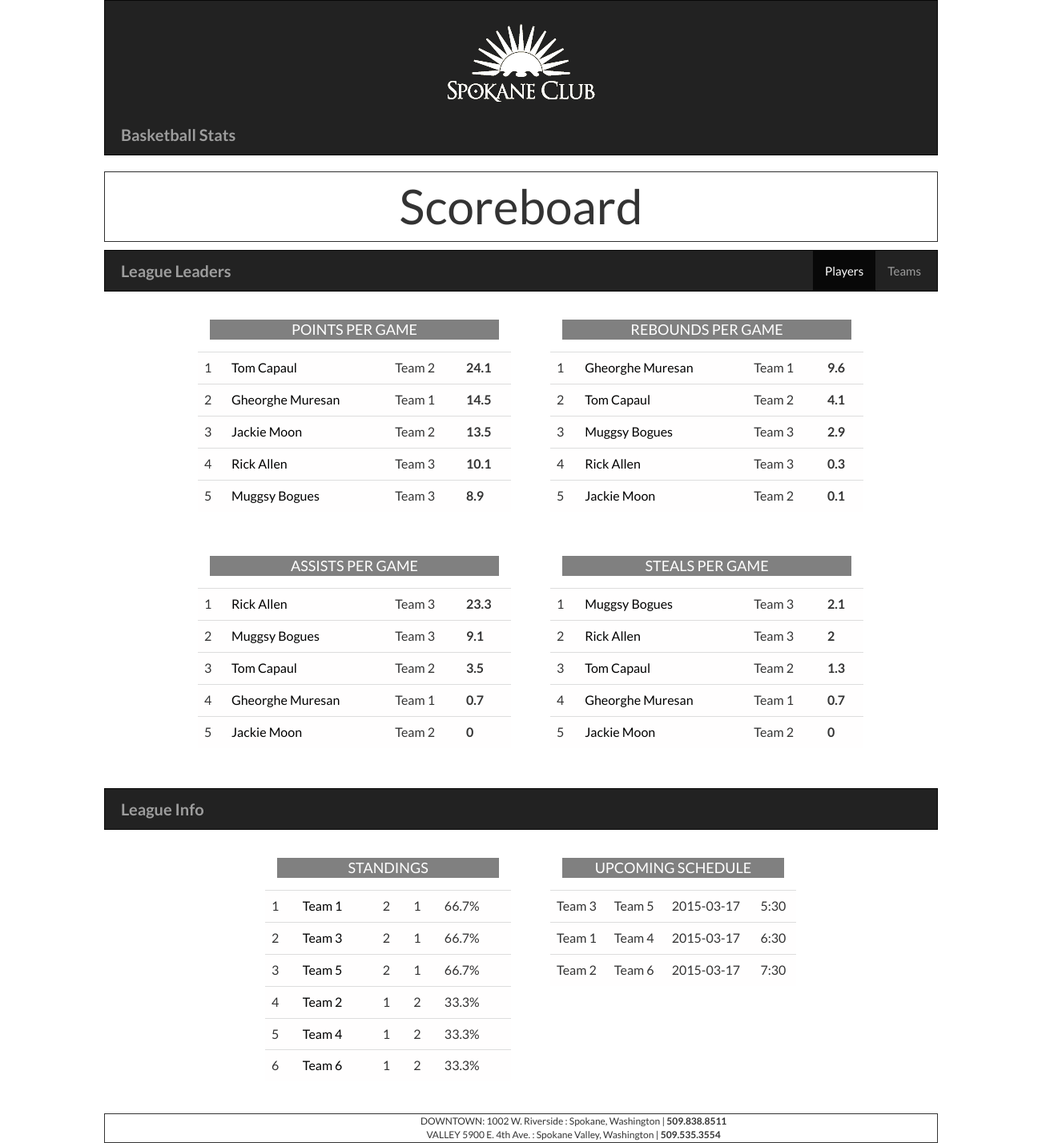
The page / on the database its author committed.
### tables this page shows
CREATE TABLE "Team_Stats" (
	`Team`	INTEGER,
	`Games_Played`	INTEGER,
	`Wins`	INTEGER,
	`Points`	REAL,
	`Losses`	INTEGER,
	`FGM`	REAL,
	`FGA`	REAL,
	`TPM`	REAL,
	`TPA`	REAL,
	`FTM`	REAL,
	`FTA`	REAL,
	`Assists`	REAL,
	`Steals`	REAL,
	`Rebounds`	REAL,
	`Blocks`	REAL,
	PRIMARY KEY(Team)
);

CREATE TABLE "Schedule" (
	`Game_ID`	INTEGER,
	`Home`	INTEGER,
	`Away`	INTEGER,
	`Date`	NUMERIC,
	`Time`	INTEGER,
	PRIMARY KEY(Game_ID)
);

### assets/php/main_leader_queries.php (the view, shortened to what this page needs)
<?php
	$db = new PDO('sqlite:assets/db/ewuscbb.db');
	$ppg = $db->query('select ps.First_Name, ps.Last_Name, Team, round(Points/Games_Played, 1) as PPG
			from Player_Stats as ps left outer join Player_Info as pi on ps.First_Name = 	pi.First_Name and ps.Last_Name = pi.Last_Name
			order by PPG desc
			limit 5');
	$apg = $db->query('select ps.First_Name, ps.Last_Name, Team, round(Assists/Games_Played, 1) as APG
			from Player_Stats as ps left outer join Player_Info as pi on ps.First_Name = 	pi.First_Name and ps.Last_Name = pi.Last_Name
			order by APG desc
			limit 5');
	$rpg = $db->query('select ps.First_Name, ps.Last_Name, Team, round(Rebounds/Games_Played, 1) as RPG
			from Player_Stats as ps left outer join Player_Info as pi on ps.First_Name = 	pi.First_Name and ps.Last_Name = pi.Last_Name
			order by RPG desc
			limit 5');
	$spg = $db->query('select ps.First_Name, ps.Last_Name, Team, round(Steals/Games_Played, 1) as SPG
			from Player_Stats as ps left outer join Player_Info as pi on ps.First_Name = 	pi.First_Name and ps.Last_Name = pi.Last_Name
			order by SPG desc
			limit 5');
	$standings = $db->query('select Team, Games_Played, Wins, Losses, round(Wins*1.0/Games_Played,3) as pw from Team_Stats order by pw desc');
	$schedule = $db->query("select Home, Away, Date, Time from Schedule where Date >= date() order by Date asc");
	function getPPG(){
		  try
		  {
		    global $ppg;
			$i = 1;
		    foreach($ppg as $row)
		    {
		      print "<tr><td>".$i."</td>";
		      print "<td><a href='#'>".$row['First_Name']." ".$row['Last_Name']."</a></td>";
		      print "<td>Team ".$row['Team']."</td>";
		      print "<td><b>".$row['PPG']."</b></td></tr>";
		      $i++;
		    }
		  }
		  catch(PDOException $e)
		  {
		    print 'Exception : '.$e->getMessage();
		  }
	}
	function getAPG(){
		try
		  {
		  	global $apg;
			$i = 1;
		    foreach($apg as $row)
		    {
		      print "<tr><td>".$i."</td>";
		      print "<td><a href ='#'>".$row['First_Name']." ".$row['Last_Name']."</a></td>";
		      print "<td>Team ".$row['Team']."</td>";
		      print "<td><b>".$row['APG']."</b></td>";
		      $i++;
		    }
		  }
		  catch(PDOException $e)
		  {
		    print 'Exception : '.$e->getMessage();
		  }
	}
	function getRPG(){
		try
		  {
		  	global $rpg;
			$i = 1;
		    foreach($rpg as $row)
		    {
		      print "<tr><td>".$i."</td>";
		      print "<td><a href='#'>".$row['First_Name']." ".$row['Last_Name']."</a></td>";
		      print "<td>Team ".$row['Team']."</td>";
		      print "<td><b>".$row['RPG']."</b></td></tr>";
		      $i++;
		    }
		  }
		  catch(PDOException $e)
		  {
		    print 'Exception : '.$e->getMessage();
		  }
	}
	function getSPG(){
		try
		  {
		  	global $spg;
			$i = 1;
		    foreach($spg as $row)
		    {
		      print "<tr><td>".$i."</td>";
		      print "<td><a href='#'>".$row['First_Name']." ".$row['Last_Name']."</a></td>";
		      print "<td>Team ".$row['Team']."</td>";
		      print "<td><b>".$row['SPG']."</b></td>";
		      $i++;
		    }
		  }
		  catch(PDOException $e)
		  {
		    print 'Exception : '.$e->getMessage();
		  }
	}
	function getStandings(){
		try
		  {
		  	global $standings;
			$i = 1;
		    foreach($standings as $row)
		    {
		      $pw = $row['pw']*100;
		      print "<tr><td>".$i."</td>";
		      print "<td><a href = '#'>Team ".$row['Team']."</a></td>";
		      print "<td>".$row['Wins']."</td>";
		      print "<td>".$row['Losses']."</td>";
		      print "<td>".$pw."%</td>";
		      $i++;
		    }
		  }
		  catch(PDOException $e)
		  {
		    print 'Exception : '.$e->getMessage();
		  }
	}
	function getSchedule(){
		try
		  {
		  	global $schedule;
		    foreach($schedule as $row)
		    {
			      print "<tr><td>Team ".$row['Home']."</td>";
			      print "<td>Team ".$row['Away']."</td>";
			      print "<td>".$row['Date']."</td>";
			      print "<td>".$row['Time']."</td>";
		    }
		  }
		  catch(PDOException $e)
		  {
		    print 'Exception : '.$e->getMessage();
		  }
	}
?>

### header.php (shortened to what this page needs)
<html lang="en">
	<head>
		<link href="assets/css/bootstrap.css" rel="stylesheet">
		<link href="assets/css/main.css" rel="stylesheet">
	</head>
	<body id="page-top">
		<nav class="navbar navbar-inverse">
			<div class="container-fluid">
				<div class="row logo">
					<a class="" href="http://www.spokaneclub.org"><img class="image-responsive" style="margin-top:-7px" src="assets/img/scsmall.png"></img></a>
				</div>
				<div class="row">
					<div class="navbar-header">
						<a class="navbar-brand" href="index.php">Basketball Stats</a>
					</div>
					<div class="navbar-collapse collapse">
					</div>
				</div>
			</div>
		</nav>
		<div class="scoreboard">
			<div class="container-fluid">
				<div class="row" style="border:1px solid;border-color:#2f2f2f">
					<div class="" style="text-align:center;font-size:60px">Scoreboard</div>
				</div>
			</div>
		</div>
	</body>
</html>

### index.php (shortened to what this page needs)
<?php
		require_once 'header.php';
		require_once 'assets/php/main_leader_queries.php';
?>
<html lang="en">
	<head>
		<link href="assets/css/individualstats.css" rel="stylesheet">
	</head>
	<body>
		<nav class="navbar navbar-inverse bodynav">
			<div class="container-fluid">
				<div class="row">
					<div class="navbar-header">
						<a class="navbar-brand brandtitle" href="#">League Leaders</a>
					</div>
					<ul class="nav navbar-nav navbar-right">
						<li class="space active" id="player_"><a href="#" onClick="leaderUpdate('player_')">Players</a></li>
						<li class="space" id="team_"><a href="#" onClick="leaderUpdate('team_')">Teams</a></li>
					</ul>
				</div>
			</div>
		</nav>
		<div class="container-fluid" id ="player_leaders" style="display:show">
			<div class = "text-center">
				<div class="col-lg-5 col-md-5 leadcol">
					<div class="col_header">
						<a href="#">POINTS PER GAME</a>
					</div>
					<table class="table table-hover" id="points_leaders">
						<tbody id="points_leaders_body">
							<?php getPPG() ?>
					  	</tbody>
		  			</table>
		  		</div>
		  		<div class="col-lg-5 col-md-5 leadcol">
					<table class="table table-hover" id="rebounds_leaders">
						<div class="col_header">
							<a href="#">REBOUNDS PER GAME</a>
						</div>
						<tbody id="rebounds_leaders_body">
							<?php getRPG()?>
					  	</tbody>
		  			</table>
		  		</div>
		  		<div class="col-lg-5 col-md-5 leadcol">
					<table class="table table-hover" id="assists_leaders">
						<div class="col_header">
							<a href="#">ASSISTS PER GAME</a>
						</div>
						<tbody id="assists_leaders_body">
							<?php getAPG() ?>
					  	</tbody>
		  			</table>
		  		</div>
		  		<div class="col-lg-5 col-md-5 leadcol">
					<table class="table table-hover" id="steals_leaders">
						<div class="col_header">
							<a href="#">STEALS PER GAME</a>
						</div>
						<tbody id="steals_leaders_body">
							<?php getSPG() ?>
					  	</tbody>
		  			</table>
		  		</div>
	  		</div>
		</div>
		<nav class="navbar navbar-inverse bodynav">
			<div class="container-fluid">
				<div class="row">
					<div class="navbar-header">
						<a class="navbar-brand brandtitle" href="schedule_scores.php">League Info</a>
					</div>
				</div>
			</div>
		</nav>
		<div class="container-fluid" id ="league_info_main">
			<div class = "text-center">
				<div class="col-lg-4 col-md-4 leadcol">
					<div class="col_header">
						<a href="#">STANDINGS</a>
					</div>
					<table class="table table-hover" id="standings">
						<tbody id="standings_body">
							<?php getStandings() ?>
					  	</tbody>
		  			</table>
		  		</div>
		  		<div class="col-lg-4 col-md-4 leadcol">
					<table class="table table-hover" id="upcoming_schedule">
						<div class="col_header">
							<a href="#">UPCOMING SCHEDULE</a>
						</div>
						<tbody id="upcoming_schedule_body">
							<?php getSchedule() ?>
					  	</tbody>
		  			</table>
		  		</div>
	  		</div>
		</div>
	</body>
</html>
<?php require_once 'footer.php';

### footer.php
<html>
	<footer>
		<div class="container">
			<div class="row">
				DOWNTOWN: 1002 W. Riverside : Spokane, Washington | <strong>509.838.8511</strong>
			</div>
			<div class="row">
				VALLEY 5900 E. 4th Ave. : Spokane Valley, Washington | <strong>509.535.3554</strong>
			</div>
		</div>
	</footer>
</html>

### assets/css/main.css (style rules this page uses)
body { font-family:'Lato',sans-serif; font-weight:400; font-size:15; -webkit-font-smoothing: antialiased; -webkit-overflow-scrolling: touch; }
footer { font-family:'Lato',sans-serif; font-size:12px; text-align:center; border:1px solid; }
.logo { margin-top:15px; margin-bottom:15px; text-align:center; }
.navbar { padding:20px; padding-bottom:0px; border-radius:0px; }
.navbar .navbar-brand { font-weight:bold; font-size:20px; }
@media (min-width:840px) { body { padding-left: 6%; padding-right:6%; } }
@media (min-width:992px) { body { padding-left: 8%; padding-right:8%; } }
@media (min-width:1200px) { body { padding-left: 10%; padding-right:10%; } }

### assets/css/individualstats.css (style rules this page uses)
.bodynav { margin-top:10px; padding-top:0px; padding-bottom:0px; }
.bodynav .brandtitle { font-size:20px; }
.leadcol { text-align: center; margin-left:20px; margin-bottom:20px; display:inline-block; float:none; margin-right:-4px; }
.table { background-color: #fffefe; }
.col_header { background-color: #808080; margin:15px; font-size: 18px; }
#player_leaders a { color:black; }
#player_leaders .col_header a { color:white; }
#league_info_main a { color:black; }
#league_info_main .col_header a { color:white; }
#standings a { color:black; }

### rows shown on the page
team_stats: Team "1", Wins "2", Losses "1", pw "66.7"
team_stats: Team "3", Wins "2", Losses "1", pw "66.7"
team_stats: Team "5", Wins "2", Losses "1", pw "66.7"
team_stats: Team "2", Wins "1", Losses "2", pw "33.3"
team_stats: Team "4", Wins "1", Losses "2", pw "33.3"
team_stats: Team "6", Wins "1", Losses "2", pw "33.3"
schedule: Home "3", Away "5", Date "2015-03-17", Time "5:30"
schedule: Home "1", Away "4", Date "2015-03-17", Time "6:30"
schedule: Home "2", Away "6", Date "2015-03-17", Time "7:30"

### other values the page prints
$row['First_Name'] "Tom"
$row['Last_Name'] "Capaul"
$row['Team'] "2"
$row['PPG'] "24.1"
$row['First_Name'] "Gheorghe"
$row['Last_Name'] "Muresan"
$row['Team'] "1"
$row['PPG'] "14.5"
$row['First_Name'] "Jackie"
$row['Last_Name'] "Moon"
$row['PPG'] "13.5"
$row['First_Name'] "Rick"
$row['Last_Name'] "Allen"
$row['Team'] "3"
$row['PPG'] "10.1"
